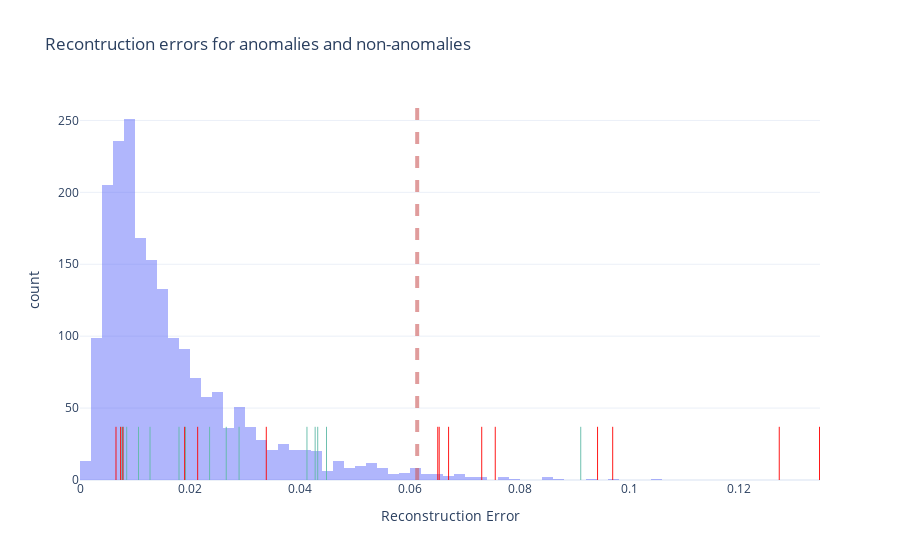

The code cell stored with this chart in its notebook:
### Markdown cell above
#### Evaluation metrics:

Since we have the labels now, this is becoming a supervised Machine Learning problem, and we can use the standard classification metrics to evaluate model's perfmance.

Here are the most relevant metrics, as described in an [online article](https://stackabuse.com/understanding-roc-curves-with-python/):

- Accuracy

Accuracy measures a percentage of correct predictions out of all predictions:

$$Accuracy=\frac{TP+TN}{TP+TN+FP+FN}$$

where $TP$ are True Positives, $TN$ are True Negatives, $FP$ are False Positives and $FN$ are False Negatives

- Precision

Precision tends to be a good metric when the cost of False Positives is high. Out of all the predicted positive instances, how many were predicted correctly:

$$Precision=\frac{TP}{TP+FP}$$

- Recall

Contrary to Precision, Recall is a useful metric when the cost of False Negatives is high. Out of all the positive classes, how many instances were identified correctly:

$$Recall=\frac{TP}{TP+FN}$$

- F1 Score

F1 Score is a mixture of Precision and Recall in a single metric (when classifying 0's and 1's correctly are both equally important). F1 Measure is nothing but the harmonic mean of Precision and Recall:

$$F1=2*\frac{Precision*Recall}{Precision+Recall}$$

In the case of anomaly detection accuracy tends to be a poor measure due to the dominanace of the *Normal* observations. Precision is also not the most useful metric, as the cost of falsly classifying observation as an anomaly tends to be less detrimental than not catching the anomaly at all.

As a result of the above statements, **Recall** will be the most important metric to observe, while keeping an eye on the F1 Score to make sure we don't sacrifice too much on the other type of errors.

Below I will plot the overall test-set error distribution with the red dashed line representing the anomaly threshold, and I will also plot a line for each observation classified as anomaly (red solid lines) and non-anomaly (green solid lines).

Then I will display the misclassified images, scores for each evaluated metric along with the **Confusion Matrix**, which tells us where exactly model makes mistakes:

### Code cell
test_dir = '../Datasets/anomalies_labelled'
true_vals, pred_vals = test_anomalies(test_dir, ae, errors, thresh, show_images=True, show_err_plt=True,
                                      only_misclassified=True)

# convert booleans to integers, so we can calculate scores
true_vals_int = [int(v) for v in true_vals]
pred_vals_int = [int(v) for v in pred_vals]

# calculate score
from sklearn.metrics import (confusion_matrix, recall_score, accuracy_score,
                             precision_score, f1_score, roc_curve, roc_auc_score)
cm = confusion_matrix(true_vals_int, pred_vals_int)
acc_score = accuracy_score(true_vals_int, pred_vals_int)
prec_score = precision_score(true_vals_int, pred_vals_int)
rc_score = recall_score(true_vals_int, pred_vals_int)
f_score = f1_score(true_vals_int, pred_vals_int)

# print results
print('** Confusion Matrix:')
print(pd.DataFrame(cm).head())
scores = {'acc': acc_score, 'prec': prec_score, 'rec': rc_score, 'f1': f_score}
scores['model_name'] = model_name
scores = pd.DataFrame([scores])
print('')
print('**Scores:')
print(scores.head())

### Figure 1 — Plotly figure (JSON) as saved in the notebook; plotly's stock layout.template omitted (floating-point values rounded to 4 significant figures; data arrays with more than 128 entries replaced by an {"elided": "..."} marker saying what was removed)
{"data": [{"alignmentgroup": "True", "bingroup": "x", "hovertemplate": "Reconstruction Error=%{x}<br>count=%{y}<extra></extra>", "legendgroup": "", "marker": {"color": "#636efa", "opacity": 0.5}, "name": "", "offsetgroup": "", "orientation": "v", "showlegend": false, "type": "histogram", "x": {"elided": "2000 float values"}, "xaxis": "x", "yaxis": "y"}], "layout": {"autosize": true, "barmode": "relative", "legend": {"tracegroupgap": 0}, "shapes": [{"line": {"color": "indianred", "dash": "dash", "width": 4}, "opacity": 0.6, "type": "line", "x0": 0.06136, "x1": 0.06136, "xref": "x", "y0": 0, "y1": 1, "yref": "paper"}, {"line": {"color": "#5fbaa7", "width": 1}, "opacity": 0.9, "type": "line", "x0": 0.008499, "x1": 0.008499, "xref": "x", "y0": 0, "y1": 0.14, "yref": "paper"}, {"line": {"color": "#5fbaa7", "width": 1}, "opacity": 0.9, "type": "line", "x0": 0.007602, "x1": 0.007602, "xref": "x", "y0": 0, "y1": 0.14, "yref": "paper"}, {"line": {"color": "#5fbaa7", "width": 1}, "opacity": 0.9, "type": "line", "x0": 0.01065, "x1": 0.01065, "xref": "x", "y0": 0, "y1": 0.14, "yref": "paper"}, {"line": {"color": "#5fbaa7", "width": 1}, "opacity": 0.9, "type": "line", "x0": 0.04486, "x1": 0.04486, "xref": "x", "y0": 0, "y1": 0.14, "yref": "paper"}, {"line": {"color": "#5fbaa7", "width": 1}, "opacity": 0.9, "type": "line", "x0": 0.09113, "x1": 0.09113, "xref": "x", "y0": 0, "y1": 0.14, "yref": "paper"}, {"line": {"color": "#5fbaa7", "width": 1}, "opacity": 0.9, "type": "line", "x0": 0.02895, "x1": 0.02895, "xref": "x", "y0": 0, "y1": 0.14, "yref": "paper"}, {"line": {"color": "#5fbaa7", "width": 1}, "opacity": 0.9, "type": "line", "x0": 0.01274, "x1": 0.01274, "xref": "x", "y0": 0, "y1": 0.14, "yref": "paper"}, {"line": {"color": "#5fbaa7", "width": 1}, "opacity": 0.9, "type": "line", "x0": 0.01921, "x1": 0.01921, "xref": "x", "y0": 0, "y1": 0.14, "yref": "paper"}, {"line": {"color": "#5fbaa7", "width": 1}, "opacity": 0.9, "type": "line", "x0": 0.02662, "x1": 0.02662, "xref": "x", "y0": 0, "y1": 0.14, "yref": "paper"}, {"line": {"color": "#5fbaa7", "width": 1}, "opacity": 0.9, "type": "line", "x0": 0.0413, "x1": 0.0413, "xref": "x", "y0": 0, "y1": 0.14, "yref": "paper"}, {"line": {"color": "#5fbaa7", "width": 1}, "opacity": 0.9, "type": "line", "x0": 0.01802, "x1": 0.01802, "xref": "x", "y0": 0, "y1": 0.14, "yref": "paper"}, {"line": {"color": "#5fbaa7", "width": 1}, "opacity": 0.9, "type": "line", "x0": 0.007909, "x1": 0.007909, "xref": "x", "y0": 0, "y1": 0.14, "yref": "paper"}, {"line": {"color": "#5fbaa7", "width": 1}, "opacity": 0.9, "type": "line", "x0": 0.04279, "x1": 0.04279, "xref": "x", "y0": 0, "y1": 0.14, "yref": "paper"}, {"line": {"color": "#5fbaa7", "width": 1}, "opacity": 0.9, "type": "line", "x0": 0.02359, "x1": 0.02359, "xref": "x", "y0": 0, "y1": 0.14, "yref": "paper"}, {"line": {"color": "#5fbaa7", "width": 1}, "opacity": 0.9, "type": "line", "x0": 0.04326, "x1": 0.04326, "xref": "x", "y0": 0, "y1": 0.14, "yref": "paper"}, {"line": {"color": "red", "width": 1}, "opacity": 0.9, "type": "line", "x0": 0.09694, "x1": 0.09694, "xref": "x", "y0": 0, "y1": 0.14, "yref": "paper"}, {"line": {"color": "red", "width": 1}, "opacity": 0.9, "type": "line", "x0": 0.07557, "x1": 0.07557, "xref": "x", "y0": 0, "y1": 0.14, "yref": "paper"}, {"line": {"color": "red", "width": 1}, "opacity": 0.9, "type": "line", "x0": 0.06511, "x1": 0.06511, "xref": "x", "y0": 0, "y1": 0.14, "yref": "paper"}, {"line": {"color": "red", "width": 1}, "opacity": 0.9, "type": "line", "x0": 0.006549, "x1": 0.006549, "xref": "x", "y0": 0, "y1": 0.14, "yref": "paper"}, {"line": {"color": "red", "width": 1}, "opacity": 0.9, "type": "line", "x0": 0.1273, "x1": 0.1273, "xref": "x", "y0": 0, "y1": 0.14, "yref": "paper"}, {"line": {"color": "red", "width": 1}, "opacity": 0.9, "type": "line", "x0": 0.01904, "x1": 0.01904, "xref": "x", "y0": 0, "y1": 0.14, "yref": "paper"}, {"line": {"color": "red", "width": 1}, "opacity": 0.9, "type": "line", "x0": 0.007386, "x1": 0.007386, "xref": "x", "y0": 0, "y1": 0.14, "yref": "paper"}, {"line": {"color": "red", "width": 1}, "opacity": 0.9, "type": "line", "x0": 0.06537, "x1": 0.06537, "xref": "x", "y0": 0, "y1": 0.14, "yref": "paper"}, {"line": {"color": "red", "width": 1}, "opacity": 0.9, "type": "line", "x0": 0.02141, "x1": 0.02141, "xref": "x", "y0": 0, "y1": 0.14, "yref": "paper"}, {"line": {"color": "red", "width": 1}, "opacity": 0.9, "type": "line", "x0": 0.06708, "x1": 0.06708, "xref": "x", "y0": 0, "y1": 0.14, "yref": "paper"}, {"line": {"color": "red", "width": 1}, "opacity": 0.9, "type": "line", "x0": 0.00779, "x1": 0.00779, "xref": "x", "y0": 0, "y1": 0.14, "yref": "paper"}, {"line": {"color": "red", "width": 1}, "opacity": 0.9, "type": "line", "x0": 0.0339, "x1": 0.0339, "xref": "x", "y0": 0, "y1": 0.14, "yref": "paper"}, {"line": {"color": "red", "width": 1}, "opacity": 0.9, "type": "line", "x0": 0.09419, "x1": 0.09419, "xref": "x", "y0": 0, "y1": 0.14, "yref": "paper"}, {"line": {"color": "red", "width": 1}, "opacity": 0.9, "type": "line", "x0": 0.07311, "x1": 0.07311, "xref": "x", "y0": 0, "y1": 0.14, "yref": "paper"}, {"line": {"color": "red", "width": 1}, "opacity": 0.9, "type": "line", "x0": 0.1346, "x1": 0.1346, "xref": "x", "y0": 0, "y1": 0.14, "yref": "paper"}], "title": {"text": "Recontruction errors for anomalies and non-anomalies"}, "xaxis": {"anchor": "y", "autorange": true, "domain": [0, 1], "range": [8.674e-19, 0.1347], "title": {"text": "Reconstruction Error"}, "type": "linear"}, "yaxis": {"anchor": "x", "autorange": true, "domain": [0, 1], "range": [0, 264.2], "title": {"text": "count"}}}}
